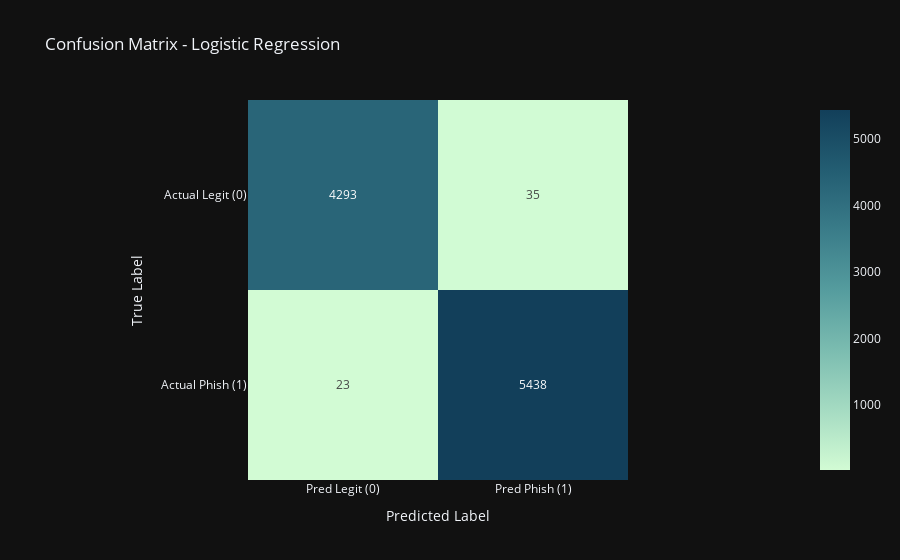

This figure's notebook cell:
### Markdown cell above
### 4.Logistic Regression Traning and Benchmarks

### Code cell
# ==============================
# 📧 Phishing Email Classifier - Logistic Regression Baseline
# ==============================

import pandas as pd
import numpy as np
from sklearn.model_selection import train_test_split
from sklearn.feature_extraction.text import TfidfVectorizer
from sklearn.linear_model import LogisticRegression
from sklearn.metrics import accuracy_score, precision_score, recall_score, f1_score, confusion_matrix
import plotly.express as px
import joblib
import os

# ==============================
# 1️⃣ Load dataset
# ==============================
path = "Dataset/Final_Engineered_CEAS_08.csv"
df_final = pd.read_csv(path)

# Combine subject + body as text input
df_final['text'] = df_final['subject'].fillna('') + ' ' + df_final['body'].fillna('')

# ==============================
# 2️⃣ Split data (75-25)
# ==============================
X_train, X_test, y_train, y_test = train_test_split(
    df_final['text'],
    df_final['label'],
    test_size=0.25,
    stratify=df_final['label'],
    random_state=42
)

# ==============================
# 3️⃣ TF-IDF Vectorization
# ==============================
tfidf = TfidfVectorizer(
    max_features=5000,
    ngram_range=(1, 2),
    stop_words='english'
)
X_train_tfidf = tfidf.fit_transform(X_train)
X_test_tfidf = tfidf.transform(X_test)

# ==============================
# 4️⃣ Train Logistic Regression
# ==============================
lr = LogisticRegression(max_iter=300, random_state=42)
lr.fit(X_train_tfidf, y_train)

# ==============================
# 5️⃣ Predictions
# ==============================
y_pred = lr.predict(X_test_tfidf)

# ==============================
# 6️⃣ Performance Metrics
# ==============================
accuracy = accuracy_score(y_test, y_pred)
precision = precision_score(y_test, y_pred)
recall = recall_score(y_test, y_pred)
f1 = f1_score(y_test, y_pred)

print("=== Logistic Regression Baseline Metrics ===")
print(f"Accuracy  : {accuracy:.4f}")
print(f"Precision : {precision:.4f}")
print(f"Recall    : {recall:.4f}")
print(f"F1 Score  : {f1:.4f}")

# ==============================
# 7️⃣ Confusion Matrix (Plotly)
# ==============================
cm = confusion_matrix(y_test, y_pred)
cm_df = pd.DataFrame(
    cm,
    index=['Actual Legit (0)', 'Actual Phish (1)'],
    columns=['Pred Legit (0)', 'Pred Phish (1)']
)

fig = px.imshow(
    cm_df,
    text_auto=True,
    color_continuous_scale='darkmint',
    title="Confusion Matrix - Logistic Regression",
    template='plotly_dark'
)
fig.update_layout(
    xaxis_title="Predicted Label",
    yaxis_title="True Label"
)
fig.show()

# ==============================
# 8️⃣ Save model + vectorizer
# ==============================
os.makedirs("Models", exist_ok=True)
joblib.dump(lr, "Models/email_LR_baseline.pkl")
joblib.dump(tfidf, "Models/tfidf_vectorizer.pkl")

print("\n✅ Model and TF-IDF vectorizer saved successfully.")

### Figure 1 — Plotly figure (JSON) as saved in the notebook; plotly's stock layout.template omitted (floating-point values rounded to 4 significant figures)
{"data": [{"coloraxis": "coloraxis", "hovertemplate": "x: %{x}<br>y: %{y}<br>color: %{z}<extra></extra>", "name": "0", "texttemplate": "%{z}", "type": "heatmap", "x": ["Pred Legit (0)", "Pred Phish (1)"], "xaxis": "x", "y": ["Actual Legit (0)", "Actual Phish (1)"], "yaxis": "y", "z": [[4293, 35], [23, 5438]]}], "layout": {"coloraxis": {"colorscale": [[0, "rgb(210, 251, 212)"], [0.1667, "rgb(165, 219, 194)"], [0.3333, "rgb(123, 188, 176)"], [0.5, "rgb(85, 156, 158)"], [0.6667, "rgb(58, 124, 137)"], [0.8333, "rgb(35, 93, 114)"], [1, "rgb(18, 63, 90)"]]}, "title": {"text": "Confusion Matrix - Logistic Regression"}, "xaxis": {"anchor": "y", "constrain": "domain", "domain": [0, 1], "scaleanchor": "y", "title": {"text": "Predicted Label"}}, "yaxis": {"anchor": "x", "autorange": "reversed", "constrain": "domain", "domain": [0, 1], "title": {"text": "True Label"}}}}
